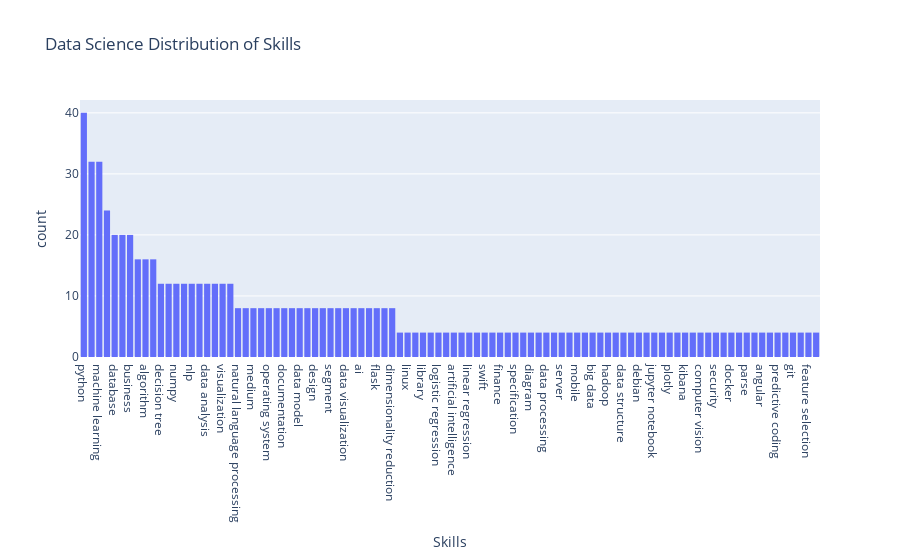

This figure's notebook cell:
### Code cell
# Create a histogram to visualize the distribution of skills corresponding to the job category

fig = px.histogram(
    x=Total_skills,
    labels={"x": "Skills"},
    title=f"{Job_Category} Distribution of Skills",
).update_xaxes(categoryorder="total descending")
fig.show()

### Figure 1 — Plotly figure (JSON) as saved in the notebook; plotly's stock layout.template omitted (floating-point values rounded to 4 significant figures; data arrays with more than 128 entries replaced by an {"elided": "..."} marker saying what was removed)
{"data": [{"alignmentgroup": "True", "bingroup": "x", "hovertemplate": "Skills=%{x}<br>count=%{y}<extra></extra>", "legendgroup": "", "marker": {"color": "#636efa", "pattern": {"shape": ""}}, "name": "", "offsetgroup": "", "orientation": "v", "showlegend": false, "type": "histogram", "x": {"elided": "744 str values"}, "xaxis": "x", "yaxis": "y"}], "layout": {"barmode": "relative", "legend": {"tracegroupgap": 0}, "title": {"text": "Data Science Distribution of Skills"}, "xaxis": {"anchor": "y", "categoryorder": "total descending", "domain": [0, 1], "title": {"text": "Skills"}}, "yaxis": {"anchor": "x", "domain": [0, 1], "title": {"text": "count"}}}}
